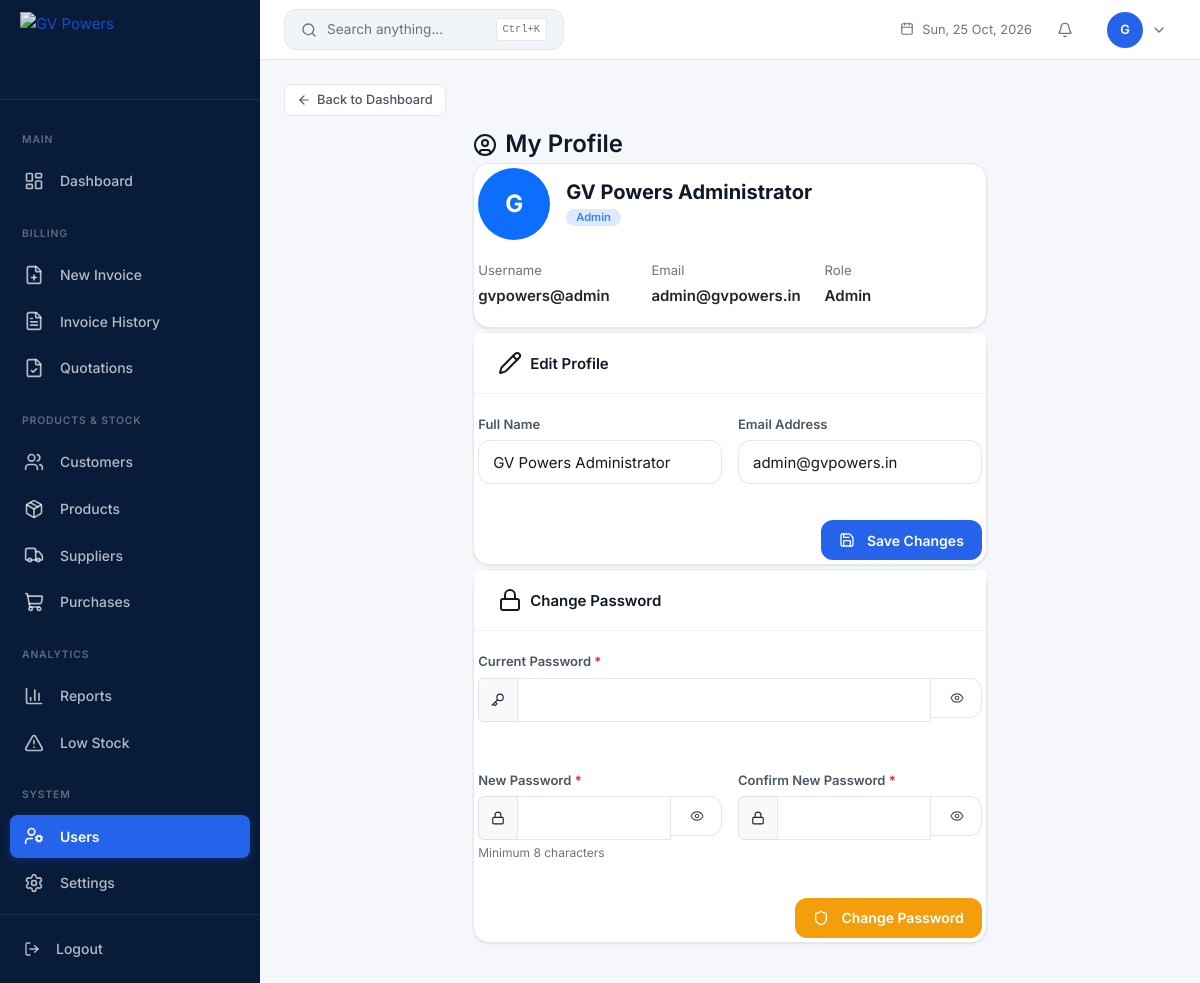
Screenshot of /profile (signed in) with the database file from the repository.
### app.py (models this page shows, shortened)
class User(UserMixin, db.Model):
    __tablename__ = 'users'
    id = db.Column(db.Integer, primary_key=True)
    username = db.Column(db.String(80), unique=True, nullable=False)
    email = db.Column(db.String(120), unique=True, nullable=False)
    password_hash = db.Column(db.String(256), nullable=False)
    full_name = db.Column(db.String(120), nullable=False)
    role = db.Column(db.String(20), default='sales')
    is_active = db.Column(db.Boolean, default=True)
    last_login = db.Column(db.DateTime)
    created_at = db.Column(db.DateTime, default=datetime.utcnow)
    updated_at = db.Column(db.DateTime, default=datetime.utcnow, onupdate=datetime.utcnow)
    @property
    def is_admin(self): return self.role == 'admin'

### app.py (the view)
@app.route('/profile', methods=['GET', 'POST'])
@login_required
def profile():
    user = db.session.get(User, current_user.id)
    if request.method == 'POST':
        user.full_name = request.form.get('full_name', user.full_name); user.email = request.form.get('email', user.email)
        pw = request.form.get('new_password', '').strip()
        if pw: user.set_password(pw)
        db.session.commit(); flash('Profile updated.', 'success'); return redirect(url_for('profile'))
    return render_template('admin/profile.html', user=user)

### app.py (called while the page is built, shortened)
def login_required(f):
    @wraps(f)
    def decorated(*args, **kwargs):
        if not current_user.is_authenticated: flash('Please log in.', 'warning'); return redirect(url_for('login'))
        return f(*args, **kwargs)
    return decorated

@app.before_request
def enforce_backup_delete_admin():
    if request.endpoint != 'delete_backup':
        return None

@app.before_request
def enforce_role_permissions():
    if not current_user.is_authenticated:
        return
    if current_user.is_admin:
        return

### templates/admin/profile.html (shortened to what this page needs)
{% extends "layouts/admin_layout.html" %}
{% block back_link %}
<a href="{{ url_for('dashboard') }}" class="ih-back-link"><i data-lucide="arrow-left"></i> Back to Dashboard</a>
{% endblock %}
{% block content %}
<div class="row justify-content-center">
  <div class="col-lg-8 col-xl-7">
    <div class="d-flex align-items-center mb-4">
      <h4 class="mb-0"><i data-lucide="user-circle" class="me-2"></i>My Profile</h4>
    </div>
    <div class="card mb-4">
      <div class="card-body p-4">
        <div class="d-flex align-items-center mb-4">
          <div class="rounded-circle bg-primary d-flex align-items-center justify-content-center me-3" style="width:72px;height:72px;flex-shrink:0;">
            <span class="text-white fw-bold" style="font-size:1.5rem;">{{ (current_user.full_name or current_user.username)[0]|upper }}</span>
          </div>
          <div>
            <h5 class="fw-bold mb-0">{{ current_user.full_name or current_user.username }}</h5>
            <span class="badge badge-info mt-1">{{ current_user.role | capitalize }}</span>
          </div>
        </div>
        <div class="row g-3">
          <div class="col-sm-4">
            <small class="text-muted d-block mb-1">Username</small>
            <span class="fw-semibold">{{ current_user.username }}</span>
          </div>
          <div class="col-sm-4">
            <small class="text-muted d-block mb-1">Email</small>
            <span class="fw-semibold">{{ current_user.email or 'Not set' }}</span>
          </div>
          <div class="col-sm-4">
            <small class="text-muted d-block mb-1">Role</small>
            <span class="fw-semibold">{{ current_user.role | capitalize }}</span>
          </div>
        </div>
      </div>
    </div>
    <div class="card mb-4">
      <div class="card-header">
        <i data-lucide="pencil"></i>
        <span>Edit Profile</span>
      </div>
      <div class="card-body p-4">
        <form method="POST" action="{{ url_for('profile') }}">
          <div class="row g-3">
            <div class="col-md-6">
              <div class="form-group">
                <label class="form-label">Full Name</label>
                <input type="text" class="form-control" name="full_name" value="{{ current_user.full_name or '' }}" required>
              </div>
            </div>
            <div class="col-md-6">
              <div class="form-group">
                <label class="form-label">Email Address</label>
                <input type="email" class="form-control" name="email" value="{{ current_user.email or '' }}">
              </div>
            </div>
          </div>
          <div class="d-flex justify-content-end mt-4">
            <button type="submit" class="btn btn-primary">
              <i data-lucide="save" class="me-1"></i> Save Changes
            </button>
          </div>
        </form>
      </div>
    </div>
    <div class="card">
      <div class="card-header">
        <i data-lucide="lock"></i>
        <span>Change Password</span>
      </div>
      <div class="card-body p-4">
        <form method="POST" action="{{ url_for('profile') }}">
          <div class="row g-3">
            <div class="col-12">
              <div class="form-group">
                <label class="form-label">Current Password <span class="text-danger">*</span></label>
                <div class="input-group">
                  <span class="input-group-text"><i data-lucide="key" style="width:14px;height:14px;"></i></span>
                  <input type="password" class="form-control" name="current_password" id="currentPassword" required>
                  <button class="btn btn-outline-secondary" type="button" onclick="togglePw('currentPassword', this)">
                    <i data-lucide="eye" style="width:14px;height:14px;"></i>
                  </button>
                </div>
              </div>
            </div>
            <div class="col-md-6">
              <div class="form-group">
                <label class="form-label">New Password <span class="text-danger">*</span></label>
                <div class="input-group">
                  <span class="input-group-text"><i data-lucide="lock" style="width:14px;height:14px;"></i></span>
                  <input type="password" class="form-control" name="new_password" id="newPassword" required minlength="8">
                  <button class="btn btn-outline-secondary" type="button" onclick="togglePw('newPassword', this)">
                    <i data-lucide="eye" style="width:14px;height:14px;"></i>
                  </button>
                </div>
                <div class="form-text">Minimum 8 characters</div>
              </div>
            </div>
            <div class="col-md-6">
              <div class="form-group">
                <label class="form-label">Confirm New Password <span class="text-danger">*</span></label>
                <div class="input-group">
                  <span class="input-group-text"><i data-lucide="lock" style="width:14px;height:14px;"></i></span>
                  <input type="password" class="form-control" name="confirm_password" id="confirmPassword" required minlength="8">
                  <button class="btn btn-outline-secondary" type="button" onclick="togglePw('confirmPassword', this)">
                    <i data-lucide="eye" style="width:14px;height:14px;"></i>
                  </button>
                </div>
              </div>
            </div>
          </div>
          <div class="d-flex justify-content-end mt-4">
            <button type="submit" class="btn btn-warning" id="changePwBtn" onclick="return validatePasswords()">
              <i data-lucide="shield" class="me-1"></i> Change Password
            </button>
          </div>
        </form>
      </div>
    </div>
  </div>
</div>
{% endblock %}

### templates/layouts/admin_layout.html (shortened to what this page needs)
{% extends "base.html" %}
{% from "partials/logo.html" import gv_logo %}
{% block body %}
<div class="app-wrapper">
    <aside class="sidebar" id="sidebar">
        <div class="sidebar-brand">
            <a href="{{ url_for('dashboard') }}" class="brand-icon-link">
                {{ gv_logo(alt="GV Powers", class="brand-logo") }}
            </a>
        </div>
        <nav class="sidebar-nav">
            {% if current_user.is_admin %}
            <div class="sidebar-section-title">Main</div>
            <a href="{{ url_for('dashboard') }}" class="nav-link {% if request.endpoint == 'dashboard' %}active{% endif %}" data-tooltip="Dashboard">
                <i data-lucide="layout-dashboard"></i><span class="nav-text">Dashboard</span>
            </a>
            <div class="sidebar-section-title">Billing</div>
            <a href="{{ url_for('new_invoice') }}" class="nav-link {% if request.endpoint == 'new_invoice' %}active{% endif %}" data-tooltip="New Invoice">
                <i data-lucide="file-plus"></i><span class="nav-text">New Invoice</span>
            </a>
            <a href="{{ url_for('invoice_history') }}" class="nav-link {% if request.endpoint in ('invoice_history', 'edit_invoice') %}active{% endif %}" data-tooltip="Invoice History">
                <i data-lucide="file-text"></i><span class="nav-text">Invoice History</span>
            </a>
            <a href="{{ url_for('quotations_list') }}" class="nav-link " data-tooltip="Quotations">
                <i data-lucide="file-check"></i><span class="nav-text">Quotations</span>
            </a>
            <div class="sidebar-section-title">Products &amp; Stock</div>
            <a href="{{ url_for('customers_list') }}" class="nav-link {% if request.endpoint in ('customers_list', 'customer_profile', 'customer_ledger') %}active{% endif %}" data-tooltip="Customers">
                <i data-lucide="users"></i><span class="nav-text">Customers</span>
            </a>
            <a href="{{ url_for('products_list') }}" class="nav-link " data-tooltip="Products">
                <i data-lucide="package"></i><span class="nav-text">Products</span>
            </a>
            <a href="{{ url_for('suppliers_list') }}" class="nav-link {% if request.endpoint == 'suppliers_list' %}active{% endif %}" data-tooltip="Suppliers">
                <i data-lucide="truck"></i><span class="nav-text">Suppliers</span>
            </a>
            <a href="{{ url_for('purchases_list') }}" class="nav-link {% if request.endpoint in ('purchases_list', 'purchase_orders') %}active{% endif %}" data-tooltip="Purchases">
                <i data-lucide="shopping-cart"></i><span class="nav-text">Purchases</span>
            </a>
            <div class="sidebar-section-title">Analytics</div>
            {% set report_endpoints = ('reports_page', 'sales_report', 'payments_report', 'outstanding_report', 'gst_report', 'inventory_report', 'profit_report', 'customer_report', 'report_export') %}
            <a href="{{ url_for('reports_page') }}" class="nav-link {% if request.endpoint in report_endpoints %}active{% endif %}" data-tooltip="Reports">
                <i data-lucide="bar-chart-3"></i><span class="nav-text">Reports</span>
            </a>
            <a href="{{ url_for('low_stock_report') }}" class="nav-link {% if request.endpoint == 'low_stock_report' %}active{% endif %}" data-tooltip="Low Stock">
                <i data-lucide="alert-triangle"></i><span class="nav-text">Low Stock</span>
            </a>
            <div class="sidebar-section-title">System</div>
            <a href="{{ url_for('users_list') }}" class="nav-link {% if request.endpoint in ('users_list', 'profile') %}active{% endif %}" data-tooltip="Users">
                <i data-lucide="user-cog"></i><span class="nav-text">Users</span>
            </a>
            <a href="{{ url_for('settings_page') }}" class="nav-link {% if request.endpoint == 'settings_page' %}active{% endif %}" data-tooltip="Settings">
                <i data-lucide="settings"></i><span class="nav-text">Settings</span>
            </a>
            <a href="{{ url_for('audit_logs') }}" class="nav-link {% if request.endpoint == 'audit_logs' %}active{% endif %}" data-tooltip="Audit Logs">
            </a>
            {% else %}
            <div class="sidebar-section-title">Products &amp; Stock</div>
            <a href="{{ url_for('products_list') }}" class="nav-link {% if request.endpoint in ('products_list', 'product_profile') %}active{% endif %}" data-tooltip="Products">
                <i data-lucide="package"></i><span class="nav-text">Products</span>
            </a>
            {% endif %}
        </nav>
        <div class="sidebar-footer">
            <form action="{{ url_for('logout') }}" method="POST" class="d-inline">
                <button type="submit" class="nav-link btn btn-link text-start w-100" data-tooltip="Logout">
                    <i data-lucide="log-out"></i><span class="nav-text">Logout</span>
                </button>
            </form>
        </div>
    </aside>
    <div class="main-content">
        <header class="top-navbar">
            {% if current_user.is_admin or current_user.role == 'sales' %}
            <button class="search-trigger" onclick="openSearch()" type="button">
                <i data-lucide="search" style="width:16px;height:16px;"></i>
                <span class="search-label">Search anything...</span>
                <kbd>Ctrl+K</kbd>
            </button>
            {% endif %}
            <div class="navbar-date">
                <i data-lucide="calendar" style="width:14px;height:14px;"></i>
                <span id="navDateDisplay"></span>
            </div>
            <div class="dropdown erp-menu" id="notificationBell" data-erp-menu>
                <button class="btn btn-link text-decoration-none position-relative p-1 erp-menu__trigger" data-erp-trigger aria-expanded="false" style="height:34px;width:34px;border-radius:10px;">
                    <i data-lucide="bell" style="width:20px;height:20px;color:var(--text-muted);"></i>
                </button>
            </div>
            <div class="dropdown erp-menu" data-erp-menu>
                <button class="user-dropdown erp-menu__trigger" data-erp-trigger aria-expanded="false" style="gap:.5rem;height:auto;width:auto;border-radius:12px;padding:.35rem .5rem;border:1px solid transparent;">
                    <div class="user-avatar">{{ current_user.full_name[0] }}</div>
                    <i data-lucide="chevron-down" style="width:16px;height:16px;color:var(--text-muted);"></i>
                </button>
            </div>
        </header>
        <div class="page-content">
            {% block back_link %}{% endblock %}
            {% block content %}{% endblock %}
        </div>
    </div>
</div>
{% endblock %}

### static/css/erp-menu.css (style rules this page uses)
.erp-menu { position: relative; display: inline-flex; }
.erp-menu__trigger { width: 34px; height: 34px; border-radius: 10px; display: inline-flex; align-items: center; justify-content: center; border: 1px solid transparent; background: transparent; color: var(--text-muted, #6b7280); cursor: pointer; transition: background .15s, color .15s, border-color .15s, transform .1s; flex-shrink: 0; }

### rows the page displays
User: full_name "G", full_name "GV Powers Administrator", role "Admin", username "gvpowers@admin", email "admin@gvpowers.in"
